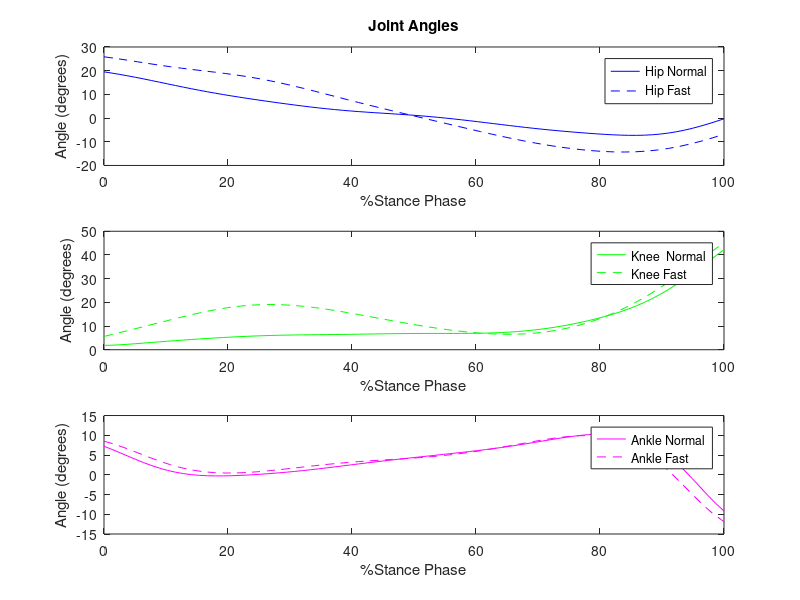
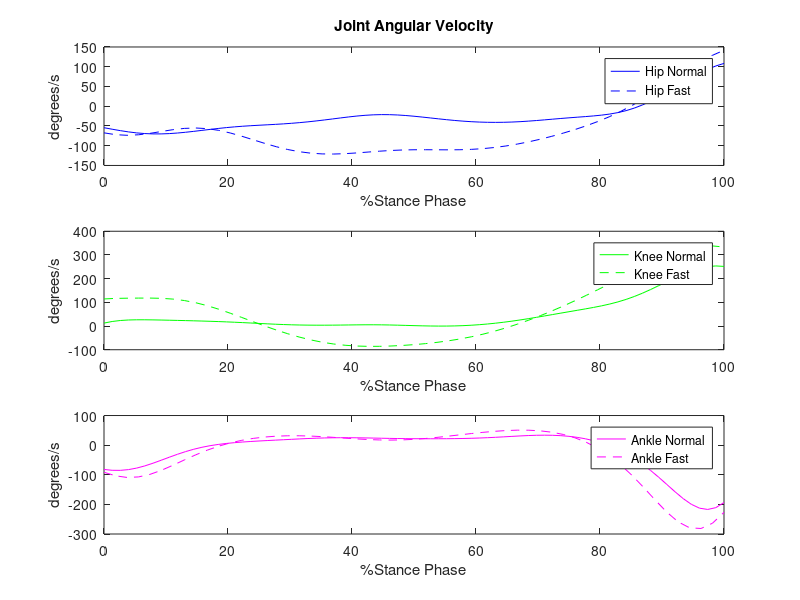
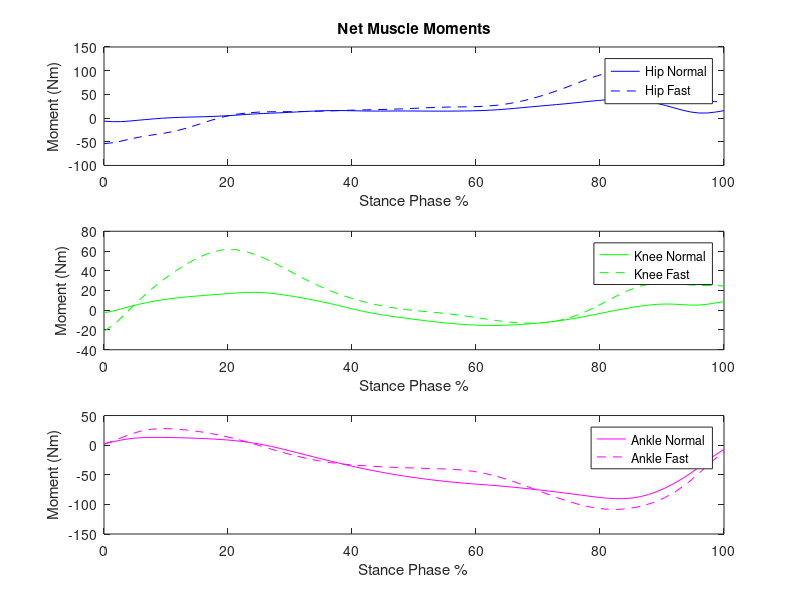

The MATLAB script that drew these images, in order:
%% Biomechanics Gait Analysis Lab
%This script 
clear all
%% Import the data from the walking trial  
load('normal03.mat')

%Downsample the data
digitaldata = downsample(digitaldata, 10);
COP = downsample(COP, 10);

%Apply Butterworth filter to remove high frequency noise from data
[a,b] = butter(2, 10/50);
[c,d] = butter(2, 5/50);
digitalDataFilt = filtfilt(a,b, digitaldata);
COP_filt = filtfilt(a,b,COP);
markerPositionFilt = filtfilt(c,d, markerposition);

%Ground Reaction Forces
grf = zeros(283,6);
F_M = digitalDataFilt;
grf(:,1) = -F_M(:,1);
grf(:,2) = -F_M(:,2);
grf(:,3) = -F_M(:,3);
grf(:,4) = -F_M(:,4);
grf(:,5) = -F_M(:,5);
grf(:,6) = -F_M(:,6);

%Acquire Center of Pressure in Meters
COP = COP_filt/1000;

%Acquire joint positions from the marker position matrix
RANKLE = markerPositionFilt(:, 1:3)/1000;
RTIP = markerPositionFilt(:, 4:6)/1000;
RHEEL = markerPositionFilt(:, 7:9)/1000;
RKNEE = markerPositionFilt(:, 10:12)/1000;
RTROCH = markerPositionFilt(:, 13:15)/1000;
LANKLE = markerPositionFilt(:, 16:18)/1000;
LTIP = markerPositionFilt(:, 19:21)/1000;
LHEEL = markerPositionFilt(:, 22:24)/1000;
LKNEE = markerPositionFilt(:, 25:27)/1000;
LTROCH = markerPositionFilt(:, 28:30)/1000;
RSHLDR = markerPositionFilt(:, 31:33)/1000;
LSHLDR = markerPositionFilt(:, 34:36)/1000;
RBACK = markerPositionFilt(:, 37:39)/1000;

%% Segment Angles (deg)

%Determine the range of one gait cycle of the subject from visual
%inspection
shift = 98;
finish = 177;
L = finish - shift;
stancePhase = 100.*([0:L-1]./(L-1));

%Initialize the segment angles
theta_foot = zeros(L-1,1);
theta_trunk = zeros(L-1,1);
theta_shank = zeros(L-1,1);
theta_thigh = zeros(L-1,1);

%Calculate the segment angles of the right leg utilizing the positions of
%the joints
for i = shift+1:finish
    
    theta_trunk(i-shift) = atand((RSHLDR(i,3) - RTROCH(i,3))/(RSHLDR(i,1)-RTROCH(i,1)));
    if theta_trunk(i-shift) <0
        theta_trunk(i-shift) = 180 + theta_trunk(i-shift);
    end
    theta_thigh(i-shift) = atand((RTROCH(i,3) -RKNEE(i,3))/(RTROCH(i,1)-RKNEE(i,1)));
    if theta_thigh(i-shift) <0
        theta_thigh(i-shift) = 180 + theta_thigh(i-shift);
    end
    theta_shank(i-shift) = atand((RKNEE(i,3) - RANKLE(i,3))/(RKNEE(i,1)- RANKLE(i,1)));
    if theta_shank(i-shift) <0
        theta_shank(i-shift) = 180 + theta_shank(i-shift);
    end
    theta_foot(i-shift) = 180 + atand((RHEEL(i, 3) - RTIP(i,3))/(RHEEL(i,1) -  RTIP(i,1)));
    
end



%% Joint Angles (deg)
%Joint Angles are calculated using the segment angles
theta_ankle = theta_foot - theta_shank - 90;
theta_hip = theta_thigh - theta_trunk;
theta_knee = theta_thigh - theta_shank;

%% Joint Angular Velocity (deg/s)

%Define new stance phase. This will be 2 indices shorter because due to the
%numerical derivative calculation
L2 = L-2;
stancePhase2 = ([0:L2-1]./(L2-1)).*100;

%Initialize angular velocity arrays
knee_avg = zeros(L2,1);
hip_avg = zeros(L2,1);
ankle_avg = zeros(L2,1);

%Calculate angular velocities as the chanage in jonit angle over two steps
for i = 1:L2
    knee_avg(i) = ((theta_knee(i+2) - theta_knee(i))/2)*100; 
    hip_avg(i) = ((theta_hip(i+2) - theta_hip(i))/2)*100;
    ankle_avg(i) = ((theta_ankle(i+2) - theta_ankle(i))/2)*100;
end


%% Anthopometry
%The mass of the subject was measured and then the masses of the thigh,
%shank and foot were estimated
body_mass = 63; %Kg
thigh_m = .1416*body_mass;
shank_m = .0433*body_mass;
foot_m = .0137*body_mass;

%Determine the length of each segment using the average distance between
%the joint marker readings
thighLength = mean(((RTROCH(:,3) - RKNEE(:,3)).^2 + (RTROCH(:,1) - RKNEE(:,1)).^2).^.5);
shankLength = mean(((RKNEE(:,3) - RANKLE(:,3)).^2 + (RKNEE(:,1) - RANKLE(:,1)).^2).^.5);
footLength = mean(((RHEEL(:,3) - RTIP(:,3)).^2 + (RHEEL(:,1) - RTIP(:,1)).^2).^.5);

%Center of mass location along each segment is estimated 
%using literature values
thighCOM_p = thighLength*.4095;
shankCOM_p = shankLength*.4459;
footCOM_p = .4415*footLength;



%% Location of Center Of Mass

%Inititialize 
thigh_COM = zeros(L, 2);
shank_COM = zeros(L,2);
foot_COM = zeros(L,2);

%Calculate the location of Center Of Mass during the gait cycle
for i = 1:L
    thigh_COM(i,1) = RTROCH(i+shift,1) - thighCOM_p.*cosd(theta_thigh(i));
    thigh_COM(i,2) = RTROCH(i+shift,3) - thighCOM_p.*sind(theta_thigh(i));
    foot_COM(i,1) = RHEEL(i+shift,1) - footCOM_p.*cosd(theta_foot(i));
    foot_COM(i,2) = RHEEL(i+shift,3) - footCOM_p.*sind(theta_foot(i));
    shank_COM(i,1) = RKNEE(i+shift,1) - shankCOM_p.*cosd(theta_shank(i));
    shank_COM(i,2) = RKNEE(i+shift,3) - shankCOM_p.*sind(theta_shank(i));
end

%% Moment of Inertia and radius of gyration 

%Radius of Gyration values found from literature (m)
thigh_r = 0.389*thighLength;
shank_r = .249*shankLength;
foot_r = .245*footLength;

%Moment of Intertia (Kgm^2)
thigh_I = thigh_m*(thigh_r^2);
shank_I = shank_m*(shank_r^2);
foot_I = foot_m*(foot_r^2);

%% Linear Velocity/Acceletation (m/s and m/s^2)

%Create new stance phase for the acceleration arrays
L3 = L2 - 2;
stancePhase3 = 100.*[0:L3-1]./(L3-1);

%Initialize the linear velocity arrays for each segment
shank_COM_lv = zeros(L2,2);
foot_COM_lv = zeros(L2,2);
thigh_COM_lv = zeros(L2,2);

%Calculate linear velocities of each segment
for i = 1:L2
    shank_COM_lv(i,:) = ((shank_COM(i+2,:) - shank_COM(i,:))/2)*100;
    foot_COM_lv(i,:) = ((foot_COM(i+2,:) - foot_COM(i,:))/2)*100;
    thigh_COM_lv(i,:) = ((thigh_COM(i+2,:) - thigh_COM(i,:))/2)*100;
end

%Initialize linear accerlation arrays for each segment
shank_COM_la = zeros(L3,2);
foot_COM_la = zeros(L3,2);
thigh_COM_la = zeros(L3,2);

%Calculate linear acceleration of each segment
for i = 1:L3
    shank_COM_la(i,:) = ((shank_COM_lv(i+2,:) - shank_COM_lv(i,:))/2)*100;
    foot_COM_la(i,:) = ((foot_COM_lv(i+2,:) - foot_COM_lv(i,:))/2)*100;
    thigh_COM_la(i,:) = ((thigh_COM_lv(i+2,:) - thigh_COM_lv(i,:))/2)*100;
end

%% Angular Acceleration (deg/s^2)

%Initialize angular velocity vectors
shank_COM_aa = zeros(L2,1);
foot_COM_aa= zeros(L2,1);
thigh_COM_aa = zeros(L2,1);

%Calculate angular velocity
for i=1:L2
    shank_COM_aa(i)=((theta_shank(i+2)+theta_shank(i)-2*theta_shank(i+1))/1)*pi/180*10000;
    foot_COM_aa(i)=((theta_foot(i+2)+theta_foot(i)-2*theta_foot(i+1))/1)*pi/180*10000;
    thigh_COM_aa(i)=((theta_thigh(i+2)+theta_thigh(i)-2*theta_thigh(i+1))/1)*pi/180*10000;
end

%% Defining the reaction forces and segment weights

%Making Indices Align
zReaction = grf(101:175,3);
xReaction = grf(101:175,1);
COPReaction = COP(101:175,1);

%Define weights of each segment
footWeight = foot_m*9.814;
thighWeight = thigh_m*9.814;
shankWeight = shank_m*9.814;

%Make the indices align with the reaction force data
thigh_COM = thigh_COM(3:length(thigh_COM)-2, :);
foot_COM = foot_COM(3:length(foot_COM)-2, :);
shank_COM = shank_COM(3:length(shank_COM)-2, :);

foot_COM_aa = foot_COM_aa(2:length(foot_COM_aa)-1);
thigh_COM_aa = thigh_COM_aa(2:length(shank_COM_aa)-1);
shank_COM_aa = shank_COM_aa(2:length(shank_COM_aa)-1);

RANKLE2 = RANKLE(101:175, 1:3);
RTROCH2 = RTROCH(101:175, 1:3);
RKNEE2 = RKNEE(101:175, 1:3);

%% Inverse Dynamics

%Moment and joint reaction force of foot
RzFoot = -1.*zReaction + foot_COM_la(:,2).*foot_m + footWeight;
RxFoot = -1.*xReaction + foot_COM_la(:,1).*foot_m + footWeight;
MFoot = foot_I.*foot_COM_aa + zReaction.*(foot_COM(:,1) - COPReaction) + RzFoot.*(foot_COM(:,1)-RANKLE2(:,1)) + -1.*RxFoot.*(0 - RANKLE2(:,3));

%Initialize array for moment and joint reaction force of the knee
MKnee = zeros(L3,1);
RxKnee = zeros(L3,1);
RzKnee = zeros(L3,1);

%Calculate the moment and joint reaction forces of the knee
for i = 1:L3
    if theta_shank(i) > 0
        RzKnee(i) = shank_COM_la(i,2)*shank_m + RzFoot(i) + shankWeight;
        RxKnee(i) = shank_COM_la(i,1)*shank_m + RxFoot(i);
        MKnee(i) = shank_I*shank_COM_aa(i) + -1*RzFoot(i)*(shank_COM(i,1) - RANKLE2(i,1)) + RxFoot(i)*(shank_COM(i,2)- RANKLE2(i,3)) + MFoot(i) + RxKnee(i)*-1*(shank_COM(i,2)- RKNEE2(i,3)) + RzKnee(i)*(shank_COM(i,1) -RKNEE2(i,1));
    else
        RzKnee(i) = shank_COM_la(i,2)*shank_m + RzFoot(i) + shankWeight;
        RxKnee(i) = shank_COM_la(i,1)*shank_m + RxFoot(i);
        MKnee(i) = shank_I*shank_COM_aa(i)+RzFoot(i)*(shank_COM(i,1) - RANKLE2(i,1)) + RxFoot(i)*(shank_COM(i,2)- RANKLE2(i,3)) + MFoot(i) + RxKnee(i)*-1*(shank_COM(i,2)- RKNEE2(i,3)) + -1*RzKnee(i)*(shank_COM(i,1) -RKNEE2(i,1));
    end
end

%Initialize hip moment and joint reaction forces
MHip = zeros(L3,1);
RxHip= zeros(L3,1);
RzHip= zeros(L3,1);

%Calculate hip moment and joint reaction forces
for i = 1:L3
    if theta_thigh(i) > 0
        RzHip(i) = thigh_COM_la(i,2)*thigh_m + RzKnee(i) + thighWeight;
        RxHip(i) = thigh_COM_la(i,1)*thigh_m + RxKnee(i);
        MHip(i) = thigh_I*thigh_COM_aa(i) -1*RzKnee(i)*(thigh_COM(i,1) - RKNEE2(i,1)) + RxKnee(i)*(thigh_COM(i,2)- RKNEE2(i,3)) + MKnee(i) + -1*RxHip(i)*(thigh_COM(i,2)- RTROCH2(i,3)) + RzHip(i)*(thigh_COM(i,1) -RTROCH2(i,1));
    else
        RzHip(i) = thigh_COM_la(i,2)*thigh_m + RzKnee(i) + thighWeight;
        RxHip(i) = thigh_COM_la(i,1)*thigh_m + RxKnee(i);
        MHip(i) = thigh_I*thigh_COM_aa(i)+ -1*RzKnee(i)*(thigh_COM(i,1) - RKNEE2(i,1)) + RxKnee(i)*(thigh_COM(i,2)- RKNEE2(i,3)) + MKnee(i) + -1*RxHip(i)*(thigh_COM(i,2)- RTROCH2(i,3)) + RzHip(i)*(thigh_COM(i,1) -RTROCH2(i,1));
    end
end


%% Import the data for the fast walk trial 

load('fast03.mat')

%Downsample the Data
digitaldata = downsample(digitaldata, 10);
COP = downsample(COP, 10);

%Remove high frequency noise from data with butterworth filter
[a,b] = butter(2, 10/50);
[c,d] = butter(2, 5/50);
digitalDataFilt = filtfilt(a,b, digitaldata);
COP_filt = filtfilt(a,b,COP);
markerPositionFilt = filtfilt(c,d, markerposition);

%Ground Reaction Forces
grf = zeros(length(digitalDataFilt),6);
F_M = digitalDataFilt;
grf(:,1) = -F_M(:,1);
grf(:,2) = -F_M(:,2);
grf(:,3) = -F_M(:,3);
grf(:,4) = -F_M(:,4);
grf(:,5) = -F_M(:,5);
grf(:,6) = -F_M(:,6);

%Acquire center of pressure in meters
COP = COP_filt/1000;

%Extract each marker position array frmo marker position matrix
RANKLE = markerPositionFilt(:, 1:3)/1000;
RTIP = markerPositionFilt(:, 4:6)/1000;
RHEEL = markerPositionFilt(:, 7:9)/1000;
RKNEE = markerPositionFilt(:, 10:12)/1000;
RTROCH = markerPositionFilt(:, 13:15)/1000;
LANKLE = markerPositionFilt(:, 16:18)/1000;
LTIP = markerPositionFilt(:, 19:21)/1000;
LHEEL = markerPositionFilt(:, 22:24)/1000;
LKNEE = markerPositionFilt(:, 25:27)/1000;
LTROCH = markerPositionFilt(:, 28:30)/1000;
RSHLDR = markerPositionFilt(:, 31:33)/1000;
LSHLDR = markerPositionFilt(:, 34:36)/1000;
RBACK = markerPositionFilt(:, 37:39)/1000;

%% Segment Angles (deg)

%Determine the range of one gait cycle of the subject from visual
%inspection
top = 124;
bottom = 68;
L = top - bottom +1;
shift = bottom-1;
stancePhaseF = 100.*([0:L-1]./(L-1));

%Initialize segment angles
theta_foot = zeros(L,1);
theta_trunk = zeros(L,1);
theta_shank = zeros(L,1);
theta_thigh = zeros(L,1);

%Calculate segment angles
for i = bottom:top
    
    theta_trunk(i-shift) = atand((RSHLDR(i,3) - RTROCH(i,3))/(RSHLDR(i,1)-RTROCH(i,1)));
    if theta_trunk(i-shift) <0
        theta_trunk(i-shift) = 180 + theta_trunk(i-shift);
    end
    theta_thigh(i-shift) = atand((RTROCH(i,3) -RKNEE(i,3))/(RTROCH(i,1)-RKNEE(i,1)));
    if theta_thigh(i-shift) <0
        theta_thigh(i-shift) = 180 + theta_thigh(i-shift);
    end
    theta_shank(i-shift) = atand((RKNEE(i,3) - RANKLE(i,3))/(RKNEE(i,1)- RANKLE(i,1)));
    if theta_shank(i-shift) <0
        theta_shank(i-shift) = 180 + theta_shank(i-shift);
    end
    theta_foot(i-shift) = 180 + atand((RHEEL(i, 3) - RTIP(i,3))/(RHEEL(i,1) -  RTIP(i,1)));
    
end

%% Joint Angles (deg)

%Calculate joint angles
theta_ankleF = theta_foot - theta_shank - 90;
theta_hipF = theta_thigh - theta_trunk;
theta_kneeF = theta_thigh - theta_shank;


%% Angular Velocity (deg/sec)

%Define new stance phase for derivative calculation
L2 = L-2;
stancePhase2F = ([0:L2-1]./(L2-1)).*100;

%Initialize the angular velocity arrays
knee_avgF = zeros(L2,1);
hip_avgF = zeros(L2,1);
ankle_avgF = zeros(L2,1);

%Calculate joint angular velocities
for i = 1:L2
    knee_avgF(i) = ((theta_kneeF(i+2) - theta_kneeF(i))/2)*100; 
    hip_avgF(i) = ((theta_hipF(i+2) - theta_hipF(i))/2)*100;
    ankle_avgF(i) = ((theta_ankleF(i+2) - theta_ankleF(i))/2)*100;
end


%% Anthopometry
%Find the length of each segment using the average length betwene joints
thighLength = mean(((RTROCH(:,3) - RKNEE(:,3)).^2 + (RTROCH(:,1) - RKNEE(:,1)).^2).^.5);
shankLength = mean(((RKNEE(:,3) - RANKLE(:,3)).^2 + (RKNEE(:,1) - RANKLE(:,1)).^2).^.5);
footLength = mean(((RHEEL(:,3) - RTIP(:,3)).^2 + (RHEEL(:,1) - RTIP(:,1)).^2).^.5);

%Center of mass of ecah segment angle from literature values
thighCOM_p = thighLength*.4095;
shankCOM_p = shankLength*.4459;
footCOM_p = .4415*footLength;

%% Location of Center Of Mass

%Inititialize center os mass arrays
thigh_COM = zeros(L, 2);
shank_COM = zeros(L,2);
foot_COM = zeros(L,2);

%Calculate the location of the center of mass during the stance phase
for i = 1:L
    thigh_COM(i,1) = RTROCH(i+shift,1) - thighCOM_p.*cosd(theta_thigh(i));
    thigh_COM(i,2) = RTROCH(i+shift,3) - thighCOM_p.*sind(theta_thigh(i));
    foot_COM(i,1) = RHEEL(i+shift,1) - footCOM_p.*cosd(theta_foot(i));
    foot_COM(i,2) = RHEEL(i+shift,3) - footCOM_p.*sind(theta_foot(i));
    shank_COM(i,1) = RKNEE(i+shift,1) - shankCOM_p.*cosd(theta_shank(i));
    shank_COM(i,2) = RKNEE(i+shift,3) - shankCOM_p.*sind(theta_shank(i));
end
%% Linear Velocity/Acceletation (m/s and m/s^2)

%Define new stance phase for the acceleration calculations
L3 = L2 - 2;
stancePhase3F = 100.*[0:L3-1]./(L3-1);

%Inititialize linear velocity arrays for segments
shank_COM_lv = zeros(L2,2);
foot_COM_lv = zeros(L2,2);
thigh_COM_lv = zeros(L2,2);

%Calculate segment linar velocities 
for i = 1:L2
    shank_COM_lv(i,:) = ((shank_COM(i+2,:) - shank_COM(i,:))/2)*100;
    foot_COM_lv(i,:) = ((foot_COM(i+2,:) - foot_COM(i,:))/2)*100;
    thigh_COM_lv(i,:) = ((thigh_COM(i+2,:) - thigh_COM(i,:))/2)*100;
end

%Initialize linear accleration arrays for segments
shank_COM_la = zeros(L3,2);
foot_COM_la = zeros(L3,2);
thigh_COM_la = zeros(L3,2);

%Calculate linear velocities for segments
for i = 1:L3
    shank_COM_la(i,:) = ((shank_COM_lv(i+2,:) - shank_COM_lv(i,:))/2)*100;
    foot_COM_la(i,:) = ((foot_COM_lv(i+2,:) - foot_COM_lv(i,:))/2)*100;
    thigh_COM_la(i,:) = ((thigh_COM_lv(i+2,:) - thigh_COM_lv(i,:))/2)*100;
end

%% Angular Acceleration (deg/s)

%Initialize angular acceleration arrays for segments
shank_COM_aa = zeros(L2,1);
foot_COM_aa= zeros(L2,1);
thigh_COM_aa = zeros(L2,1);

%Calculate angular accelerations of segments
for i=1:L2
    shank_COM_aa(i)=((theta_shank(i+2)+theta_shank(i)-2*theta_shank(i+1))/1)*pi/180*10000;
    foot_COM_aa(i)=((theta_foot(i+2)+theta_foot(i)-2*theta_foot(i+1))/1)*pi/180*10000;
    thigh_COM_aa(i)=((theta_thigh(i+2)+theta_thigh(i)-2*theta_thigh(i+1))/1)*pi/180*10000;
end

%% Defining the reaction forces and segment weights

%Making Indices of reaction forces align
zReaction = grf(bottom+2:top-2,3);
xReaction = grf(bottom+2:top-2,1);
COPReaction = COP(bottom+2:top-2,1);

%Make the indices align with the reaction force data
thigh_COM = thigh_COM(3:length(thigh_COM)-2, :);
foot_COM = foot_COM(3:length(foot_COM)-2, :);
shank_COM = shank_COM(3:length(shank_COM)-2, :);

foot_COM_aa = foot_COM_aa(2:length(foot_COM_aa)-1);
thigh_COM_aa = thigh_COM_aa(2:length(shank_COM_aa)-1);
shank_COM_aa = shank_COM_aa(2:length(shank_COM_aa)-1);

RANKLE2 = RANKLE(bottom+2:top-2, 1:3);
RTROCH2 = RTROCH(bottom+2:top-2, 1:3);
RKNEE2 = RKNEE(bottom+2:top-2, 1:3);

%% Inverse Dynamics

%Moment and Joint reaction forces of foot
RzFoot = -1.*zReaction + foot_COM_la(:,2).*foot_m + footWeight;
RxFoot = -1.*xReaction + foot_COM_la(:,1).*foot_m + footWeight;
MFootF = foot_I.*foot_COM_aa + zReaction.*(foot_COM(:,1) - COPReaction) + RzFoot.*(foot_COM(:,1)-RANKLE2(:,1)) + -1.*RxFoot.*(0 - RANKLE2(:,3));

%Initialize moment and joint reaction forces of knee
MKneeF = zeros(L3,1);
RxKnee = zeros(L3,1);
RzKnee = zeros(L3,1);

%Moment and Joint reaction forces of knee
for i = 1:L3
    RzKnee(i) = shank_COM_la(i,2)*shank_m + RzFoot(i) + shankWeight;
    RxKnee(i) = shank_COM_la(i,1)*shank_m + RxFoot(i);
    MKneeF(i) = shank_I*shank_COM_aa(i) + -1*RzFoot(i)*(shank_COM(i,1) - RANKLE2(i,1)) + RxFoot(i)*(shank_COM(i,2)- RANKLE2(i,3)) + MFootF(i) + RxKnee(i)*-1*(shank_COM(i,2)- RKNEE2(i,3)) + RzKnee(i)*(shank_COM(i,1) -RKNEE2(i,1));
end

%Initialize moment and joint reaction forces for thigh
MHipF = zeros(L3,1);
RxHip = zeros(L3,1);
RzHip = zeros(L3,1);

%Calculate thigh moment and joint reaction forces
for i = 1:L3
    RzHip(i) = thigh_COM_la(i,2)*thigh_m + RzKnee(i) + thighWeight;
    RxHip(i) = thigh_COM_la(i,1)*thigh_m + RxKnee(i);
    MHipF(i) = thigh_I*thigh_COM_aa(i) -1*RzKnee(i)*(thigh_COM(i,1) - RKNEE2(i,1)) + RxKnee(i)*(thigh_COM(i,2)- RKNEE2(i,3)) + MKneeF(i) + -1*RxHip(i)*(thigh_COM(i,2)- RTROCH2(i,3)) + RzHip(i)*(thigh_COM(i,1) -RTROCH2(i,1));
end

%% Import the data from the jogging trial 

load('jogging09.mat')

%Downsample the data 
digitaldata = downsample(digitaldata, 10);
COP = downsample(COP, 10);

%Remove hgh frequency noise with butterworth filter
[a,b] = butter(2, 10/50);
[c,d] = butter(2, 5/50);
digitalDataFilt = filtfilt(a,b, digitaldata);
COP_filt = filtfilt(a,b,COP);
markerPositionFilt = filtfilt(c,d, markerposition);

%Ground Reaction Forces
grf = zeros(length(digitalDataFilt),6);
F_M = digitalDataFilt;
grf(:,1) = -F_M(:,1);
grf(:,2) = -F_M(:,2);
grf(:,3) = -F_M(:,3);
grf(:,4) = -F_M(:,4);
grf(:,5) = -F_M(:,5);
grf(:,6) = -F_M(:,6);

%Acquire the center of pressure in meters
COP = COP_filt/1000;

%Extract markers from markerPosition matrix
RANKLE = markerPositionFilt(:, 1:3)/1000;
RTIP = markerPositionFilt(:, 4:6)/1000;
RHEEL = markerPositionFilt(:, 7:9)/1000;
RKNEE = markerPositionFilt(:, 10:12)/1000;
RTROCH = markerPositionFilt(:, 13:15)/1000;
LANKLE = markerPositionFilt(:, 16:18)/1000;
LTIP = markerPositionFilt(:, 19:21)/1000;
LHEEL = markerPositionFilt(:, 22:24)/1000;
LKNEE = markerPositionFilt(:, 25:27)/1000;
LTROCH = markerPositionFilt(:, 28:30)/1000;
RSHLDR = markerPositionFilt(:, 31:33)/1000;
LSHLDR = markerPositionFilt(:, 34:36)/1000;
RBACK = markerPositionFilt(:, 37:39)/1000;

%% Segment angles (deg)
%Determine the range of one gait cycle of the subject from visual
%inspection
top = 109;
bottom = 65;
L = top - bottom +1;
shift = bottom-1;
stancePhaseR = 100.*([0:L-1]./(L-1));

%Initialize segment angle arrays
theta_foot = zeros(L,1);
theta_trunk = zeros(L,1);
theta_shank = zeros(L,1);
theta_thigh = zeros(L,1);

%Calculate the segment angles
for i = bottom:top
    
    theta_trunk(i-shift) = atand((RSHLDR(i,3) - RTROCH(i,3))/(RSHLDR(i,1)-RTROCH(i,1)));
    if theta_trunk(i-shift) <0
        theta_trunk(i-shift) = 180 + theta_trunk(i-shift);
    end
    theta_thigh(i-shift) = atand((RTROCH(i,3) -RKNEE(i,3))/(RTROCH(i,1)-RKNEE(i,1)));
    if theta_thigh(i-shift) <0
        theta_thigh(i-shift) = 180 + theta_thigh(i-shift);
    end
    theta_shank(i-shift) = atand((RKNEE(i,3) - RANKLE(i,3))/(RKNEE(i,1)- RANKLE(i,1)));
    if theta_shank(i-shift) <0
        theta_shank(i-shift) = 180 + theta_shank(i-shift);
    end
    theta_foot(i-shift) = 180 + atand((RHEEL(i, 3) - RTIP(i,3))/(RHEEL(i,1) -  RTIP(i,1)));
    
end


%% Joint Angles (deg)
%Calculate the joint angles
theta_ankleR = theta_foot - theta_shank - 90;
theta_hipR = theta_thigh - theta_trunk;
theta_kneeR = theta_thigh - theta_shank;

%% Joint Angular velocity (deg/s)

%Define new stance phase for velocity calculation
L2 = L-2;
stancePhase2R = ([0:L2-1]./(L2-1)).*100;

%Initialize angular velocity arrays
knee_avgR = zeros(L2,1);
hip_avgR = zeros(L2,1);
ankle_avgR = zeros(L2,1);

%Calculate joint angular velocity
for i = 1:L2
    knee_avgR(i) = ((theta_kneeR(i+2) - theta_kneeR(i))/2)*100; 
    hip_avgR(i) = ((theta_hipR(i+2) - theta_hipR(i))/2)*100;
    ankle_avgR(i) = ((theta_ankleR(i+2) - theta_ankleR(i))/2)*100;
end


%% Anthopometry

%Average segment length is calculated from the marker data
thighLength = mean(((RTROCH(:,3) - RKNEE(:,3)).^2 + (RTROCH(:,1) - RKNEE(:,1)).^2).^.5);
shankLength = mean(((RKNEE(:,3) - RANKLE(:,3)).^2 + (RKNEE(:,1) - RANKLE(:,1)).^2).^.5);
footLength = mean(((RHEEL(:,3) - RTIP(:,3)).^2 + (RHEEL(:,1) - RTIP(:,1)).^2).^.5);

%Center of mass location along segments is estimated with literature values
thighCOM_p = thighLength*.4095;
shankCOM_p = shankLength*.4459;
footCOM_p = .4415*footLength;

%% Location of Center Of Mass

%initialize
thigh_COM = zeros(L, 2);
shank_COM = zeros(L,2);
foot_COM = zeros(L,2);

%Calculate center of mass location during stance phase
for i = 1:L
    thigh_COM(i,1) = RTROCH(i+shift,1) - thighCOM_p.*cosd(theta_thigh(i));
    thigh_COM(i,2) = RTROCH(i+shift,3) - thighCOM_p.*sind(theta_thigh(i));
    foot_COM(i,1) = RHEEL(i+shift,1) - footCOM_p.*cosd(theta_foot(i));
    foot_COM(i,2) = RHEEL(i+shift,3) - footCOM_p.*sind(theta_foot(i));
    shank_COM(i,1) = RKNEE(i+shift,1) - shankCOM_p.*cosd(theta_shank(i));
    shank_COM(i,2) = RKNEE(i+shift,3) - shankCOM_p.*sind(theta_shank(i));
end
%% Linear Velocity/Acceletation (m/s and m/s^2)

%Define new stance phase for acceleration calculations
L3 = L2 - 2;
stancePhase3R = 100.*[0:L3-1]./(L3-1);

%Initialize linear velocity arrays
shank_COM_lv = zeros(L2,2);
foot_COM_lv = zeros(L2,2);
thigh_COM_lv = zeros(L2,2);

%Calculate linear velocity of segments
for i = 1:L2
    shank_COM_lv(i,:) = ((shank_COM(i+2,:) - shank_COM(i,:))/2)*100;
    foot_COM_lv(i,:) = ((foot_COM(i+2,:) - foot_COM(i,:))/2)*100;
    thigh_COM_lv(i,:) = ((thigh_COM(i+2,:) - thigh_COM(i,:))/2)*100;
end

%Inialize linear acceleration arrays
shank_COM_la = zeros(L3,2);
foot_COM_la = zeros(L3,2);
thigh_COM_la = zeros(L3,2);

%Calculate linear accelerations
for i = 1:L3
    shank_COM_la(i,:) = ((shank_COM_lv(i+2,:) - shank_COM_lv(i,:))/2)*100;
    foot_COM_la(i,:) = ((foot_COM_lv(i+2,:) - foot_COM_lv(i,:))/2)*100;
    thigh_COM_la(i,:) = ((thigh_COM_lv(i+2,:) - thigh_COM_lv(i,:))/2)*100;
end

%% Angular Acceleration (deg/s^2)

%Initialize
shank_COM_aa = zeros(L2,1);
foot_COM_aa= zeros(L2,1);
thigh_COM_aa = zeros(L2,1);

%Calculate joint angular accelerations
for i=1:L2
    shank_COM_aa(i)=((theta_shank(i+2)+theta_shank(i)-2*theta_shank(i+1))/1)*pi/180*10000;
    foot_COM_aa(i)=((theta_foot(i+2)+theta_foot(i)-2*theta_foot(i+1))/1)*pi/180*10000;
    thigh_COM_aa(i)=((theta_thigh(i+2)+theta_thigh(i)-2*theta_thigh(i+1))/1)*pi/180*10000;
end

%% Defining the reaction forces and segment weights

%Making Indices of reaction forces align
zReaction = grf(bottom+2:top-2,3);
xReaction = grf(bottom+2:top-2,1);
COPReaction = COP(bottom+2:top-2,1);

%Make the indices align with the reaction force data
thigh_COM = thigh_COM(3:length(thigh_COM)-2, :);
foot_COM = foot_COM(3:length(foot_COM)-2, :);
shank_COM = shank_COM(3:length(shank_COM)-2, :);

foot_COM_aa = foot_COM_aa(2:length(foot_COM_aa)-1);
thigh_COM_aa = thigh_COM_aa(2:length(shank_COM_aa)-1);
shank_COM_aa = shank_COM_aa(2:length(shank_COM_aa)-1);

RANKLE2 = RANKLE(bottom+2:top-2, 1:3);
RTROCH2 = RTROCH(bottom+2:top-2, 1:3);
RKNEE2 = RKNEE(bottom+2:top-2, 1:3);

%% Inverse Dynamics

%Moment and Joint reaction forces of foot
RzFoot = -1.*zReaction + foot_COM_la(:,2).*foot_m + footWeight;
RxFoot = -1.*xReaction + foot_COM_la(:,1).*foot_m + footWeight;
MFootR = foot_I.*foot_COM_aa + zReaction.*(foot_COM(:,1) - COPReaction) + RzFoot.*(foot_COM(:,1)-RANKLE2(:,1)) + -1.*RxFoot.*(0 - RANKLE2(:,3));

%Initialize moment and joint reaction force of knee arrays
MKneeR = zeros(L3,1);
RxKnee = zeros(L3,1);
RzKnee = zeros(L3,1);

%Moment and Joint reaction forces of knee
for i = 1:L3
    RzKnee(i) = shank_COM_la(i,2)*shank_m + RzFoot(i) + shankWeight;
    RxKnee(i) = shank_COM_la(i,1)*shank_m + RxFoot(i);
    MKneeR(i) = shank_I*shank_COM_aa(i) + -1*RzFoot(i)*(shank_COM(i,1) - RANKLE2(i,1)) + RxFoot(i)*(shank_COM(i,2)- RANKLE2(i,3)) + MFootF(i) + RxKnee(i)*-1*(shank_COM(i,2)- RKNEE2(i,3)) + RzKnee(i)*(shank_COM(i,1) -RKNEE2(i,1));
end

%Initialize moment and joint reaction force of thigh arrays
MHipR = zeros(L3,1);
RxHip= zeros(L3,1);
RzHip= zeros(L3,1);

%Moment and Joint reaction forces of thigh
for i = 1:L3
    RzHip(i) = thigh_COM_la(i,2)*thigh_m + RzKnee(i) + shankWeight;
    RxHip(i) = thigh_COM_la(i,1)*thigh_m + RxKnee(i);
    MHipR(i) = thigh_I*thigh_COM_aa(i) -1*RzKnee(i)*(thigh_COM(i,1) - RKNEE2(i,1)) + RxKnee(i)*(thigh_COM(i,2)- RKNEE2(i,3)) + MKneeF(i) + -1*RxHip(i)*(thigh_COM(i,2)- RTROCH2(i,3)) + RzHip(i)*(thigh_COM(i,1) -RTROCH2(i,1));
end

%% Final Plot of results

%Joint Angles
figure(1)
subplot(3,1,1)
plot(stancePhase, theta_hip,'b-')
hold on
plot(stancePhaseF, theta_hipF,'b--')
title('Joint Angles')
xlabel('%Stance Phase');
ylabel('Angle (degrees)');
legend('Hip Normal', 'Hip Fast')
hold off
subplot(3,1,2)
plot(stancePhase, theta_knee, 'g-')
hold on
plot(stancePhaseF, theta_kneeF, 'g--')
xlabel('%Stance Phase');
ylabel('Angle (degrees)');
legend('Knee  Normal', 'Knee Fast')
hold off
subplot(3,1,3)
plot(stancePhase, theta_ankle, 'm-')
hold on
plot(stancePhaseF, theta_ankleF, 'm--')
xlabel('%Stance Phase');
ylabel('Angle (degrees)');
legend('Ankle Normal', 'Ankle Fast');
hold off

%Joint Angular Velocity
figure(2)
subplot(3,1,1)
plot(stancePhase2, hip_avg,'b-')
hold on
plot(stancePhase2F, hip_avgF,'b--')
title('Joint Angular Velocity')
xlabel('%Stance Phase');
ylabel('degrees/s');
legend('Hip Normal', 'Hip Fast')
hold off
subplot(3,1,2)
plot(stancePhase2, knee_avg, 'g-')
hold on
plot(stancePhase2F, knee_avgF, 'g--')
xlabel('%Stance Phase');
ylabel('degrees/s');
legend('Knee Normal', 'Knee Fast')
hold off
subplot(3,1,3)
plot(stancePhase2, ankle_avg, 'm-')
hold on
plot(stancePhase2F, ankle_avgF, 'm--')
xlabel('%Stance Phase');
ylabel('degrees/s');
legend('Ankle Normal', 'Ankle Fast');
hold off

%Moments
figure(3)
subplot(3,1,1)
plot(stancePhase3, MHip, 'b-')
hold on
plot(stancePhase3F, MHipF, 'b--')
legend('Hip Normal', 'Hip Fast')
title('Net Muscle Moments')
xlabel('Stance Phase %')
ylabel('Moment (Nm)')
hold off
subplot(3,1,2)
plot(stancePhase3, MKnee, 'g-')
hold on
plot(stancePhase3F, MKneeF, 'g--')
legend('Knee Normal', 'Knee Fast')
xlabel('Stance Phase %')
ylabel('Moment (Nm)')
hold off
subplot(3,1,3)
plot(stancePhase3, MFoot, 'm-')
hold on
plot(stancePhase3F, MFootF, 'm--')
legend('Ankle Normal', 'Ankle Fast')
xlabel('Stance Phase %')
ylabel('Moment (Nm)')
hold off